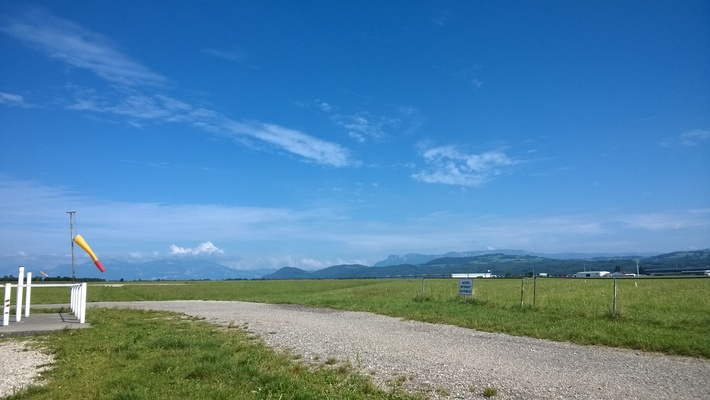
#> input picture traitement d'image/TP2_Stegano/TP2_Stegano/message.jpg, 710 x 400 px
$ python encode.py
#> lines starting #> are read from the running program, lines starting #| are printed output that depends on the picture
### traitement d'image/TP2_Stegano/TP2_Stegano/stegano.py
import PIL
import PIL.Image


def high(value, n):
    '''
    Return the n high weight bits of a value

    >>> bin(high(0b11010101, 2))
    '0b11000000'
    '''

    return value >> (8 - n) << (8 - n)


# [9 lines left out: function low, not called in this run]


def image_load(path):
    '''
    Load an image from *path* and returns it size Width and Height and
    an array containing image values.

    returns: (W, H), array

    Note: if the image width is WxH, returns an array of size WxHx3
    because there is 3 bands, Red, Green and Blue per image.

    Each array item is in the range [0, 255], (i.e: color band are
    stared as one byte item).
    '''
#> called with path = 'message.jpg'

    im = PIL.Image.open(path).convert('RGB')
#> im is the input picture: PIL image 710x400 RGB; mean R, G, B 84.8, 132.4, 166.3
    return im.size, bytearray(im.tobytes())


def image_save(data, size, path):
    '''
    Save an array *data* of size WxHx3 to an image of *size* to the *path*.

    Note: the path extension indicate the file format (png or jpg for example).
    '''

    im = PIL.Image.new('RGB', size)
    im.frombytes(bytes(data))
    im.save(path)


def image_new(size):
    '''
    Create a new array able to store an image of size *size*.
    '''

    im = PIL.Image.new('RGB', size)
    return bytearray(im.tobytes())

### traitement d'image/TP2_Stegano/TP2_Stegano/encode.py
# coding: utf8
from stegano import *


def encode_with_params(bit, message, mask, final_path):
    size, message = image_load(message)
#> size = (710, 400)
    size2, mask = image_load(mask)
#> call 2 of image_load, with path = 'mask.jpg'
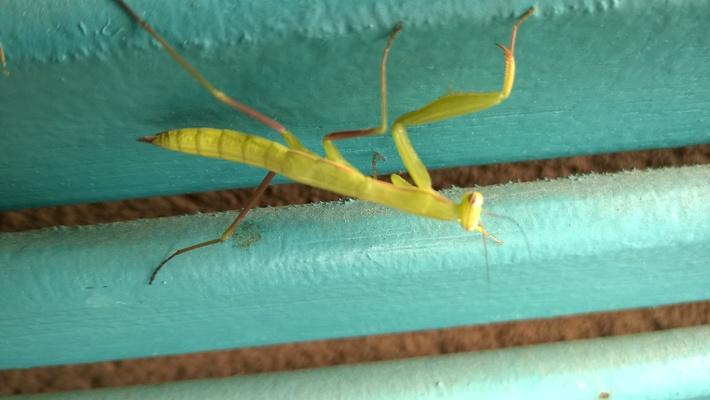
#> input picture traitement d'image/TP2_Stegano/TP2_Stegano/mask.jpg, 710 x 400 px
#> in image_load, im is the input picture: PIL image 710x400 RGB; mean R, G, B 100.2, 150.4, 129.4
#> size2 = (710, 400)
    result = image_new(size)
#> in image_new, `im = PIL.Image.new('RGB', size)`: im: PIL image 710x400 RGB; every value is 0
    for i in range(len(message)):
        mask_msb = high(mask[i], 8 - bit)
        message_msb = high(message[i], bit)
        message_lsb = message_msb // 2**(8 - bit)
        result[i] = mask_msb + message_lsb
#> this loop made 852000 passes
#> (mask_msb, message_msb, message_lsb) on passes 1 to 3: (0, 22, 11), (128, 82, 41), (0, 154, 77)
    image_save(result, size, final_path)
#> in image_save, `im.frombytes(bytes(data))`:
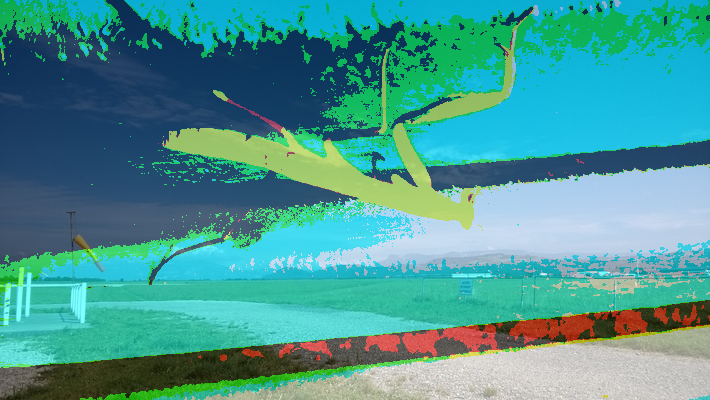
#> im: PIL image 710x400 RGB; mean R, G, B 72.7, 151.6, 148.5

encode_with_params(7, 'message.jpg','mask.jpg' ,'resultat.png')
# sauvegarde l'image
